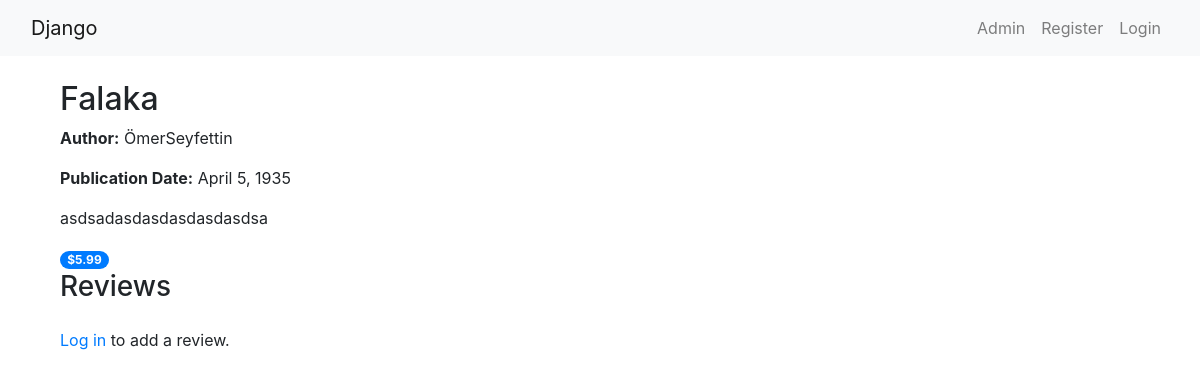
The app's page /books/5/ with its own data.
### basic_app/models.py (models this page shows, shortened)
class Book(models.Model):
    title = models.CharField(max_length=100)
    author = models.CharField(max_length=100)
    description = RichTextField()
    price = models.DecimalField(max_digits=6, decimal_places=2)
    publication_date = models.DateField()

### basic_app/views.py (the view)
# urls.py: path('books/<int:book_id>/', views.book_detail, name='book_detail'), ## 1- can we send this url to the basic_app
def book_detail(request, book_id):
    book = get_object_or_404(Book, id=book_id)
    reviews = book.reviews.all()
    if request.method == 'POST':
        if request.user.is_authenticated:
            form = ReviewForm(request.POST)
            if form.is_valid():
                review = form.save(commit=False)
                review.book = book
                review.user = request.user
                review.save()
                return redirect('basic_app:book_detail', book_id=book.id)
        else:
            return redirect('basic_app:user_login')
    else:
        form = ReviewForm()
    return render(request, 'basic_app/book_detail.html', {'book': book, 'reviews': reviews, 'form': form})

### templates/basic_app/book_detail.html (shortened to what this page needs)
{% extends 'basic_app/base.html' %}
{% load static %}
{% block body_block %}
<div class="container mt-4">
    <h2>{{ book.title }}</h2>
    <p><strong>Author:</strong> {{ book.author }}</p>
    <p><strong>Publication Date:</strong> {{ book.publication_date }}</p>
    <p>{{ book.description|safe }}</p>
    <span class="badge badge-primary badge-pill">${{ book.price }}</span>
    <h3>Reviews</h3>
    {% if user.is_authenticated %}
        <h4>Add a Review</h4>
        <form method="post" action="{% url 'basic_app:book_detail' book.id %}">
            {% csrf_token %}
            {{ form.as_p }}
            <button type="submit" class="btn btn-primary">Submit Review</button>
        </form>
    {% else %}
        <p><a href="{% url 'basic_app:user_login' %}">Log in</a> to add a review.</p>
    {% endif %}
</div>
{% endblock %}

### records on screen
Book: title "Falaka", author "ÖmerSeyfettin", publication_date "April 5, 1935", description "asdsadasdasdasdasdasdsa", price "5.99"
